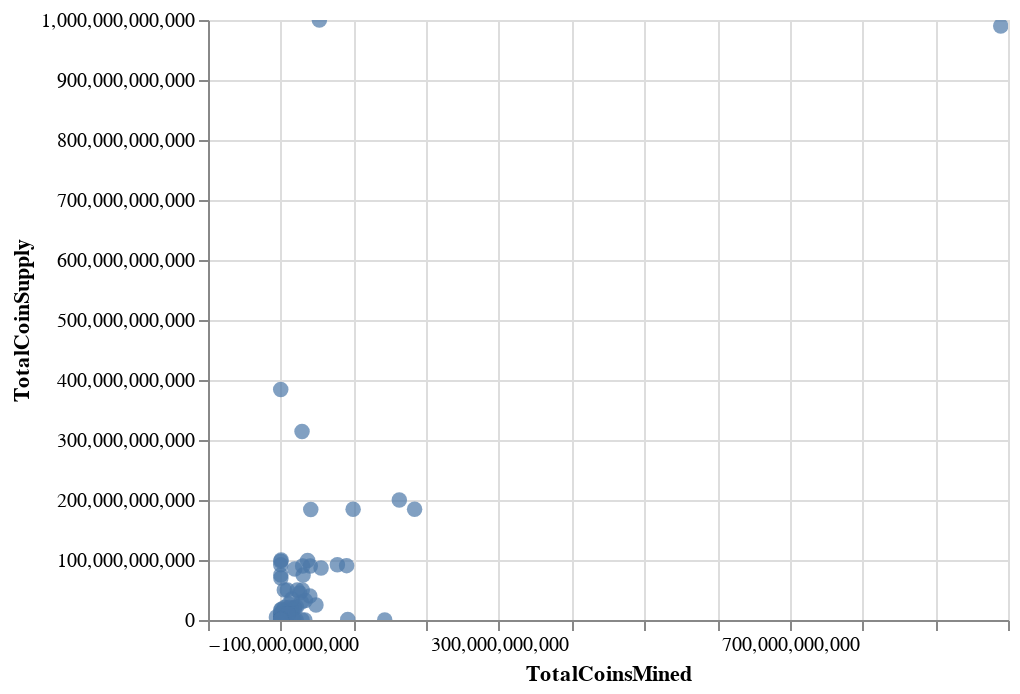

Write notebook code for a chart like this one.
### Code cell
df = df.astype({"TotalCoinSupply":'float64'})
trade_chart=alt.Chart(df).mark_circle(size=60).encode(
    x='TotalCoinsMined',
    y='TotalCoinSupply',
    tooltip=['CoinName']).interactive()
trade_chart

### Figure 1 — Vega-Lite specification as saved in the notebook (floating-point values rounded to 4 significant figures; data arrays with more than 128 entries replaced by an {"elided": "..."} marker saying what was removed)
{"$schema": "https://vega.github.io/schema/vega-lite/v3.4.0.json", "config": {"mark": {"tooltip": null}, "view": {"height": 300, "width": 400}}, "data": {"name": "data-f1d6e08c431d1d97fa9d296a113ea55a"}, "datasets": {"data-f1d6e08c431d1d97fa9d296a113ea55a": {"elided": "533 records"}}, "encoding": {"tooltip": [{"field": "CoinName", "type": "nominal"}], "x": {"field": "TotalCoinsMined", "type": "quantitative"}, "y": {"field": "TotalCoinSupply", "type": "quantitative"}}, "mark": {"size": 60, "type": "circle"}, "selection": {"selector004": {"bind": "scales", "encodings": ["x", "y"], "type": "interval"}}}
